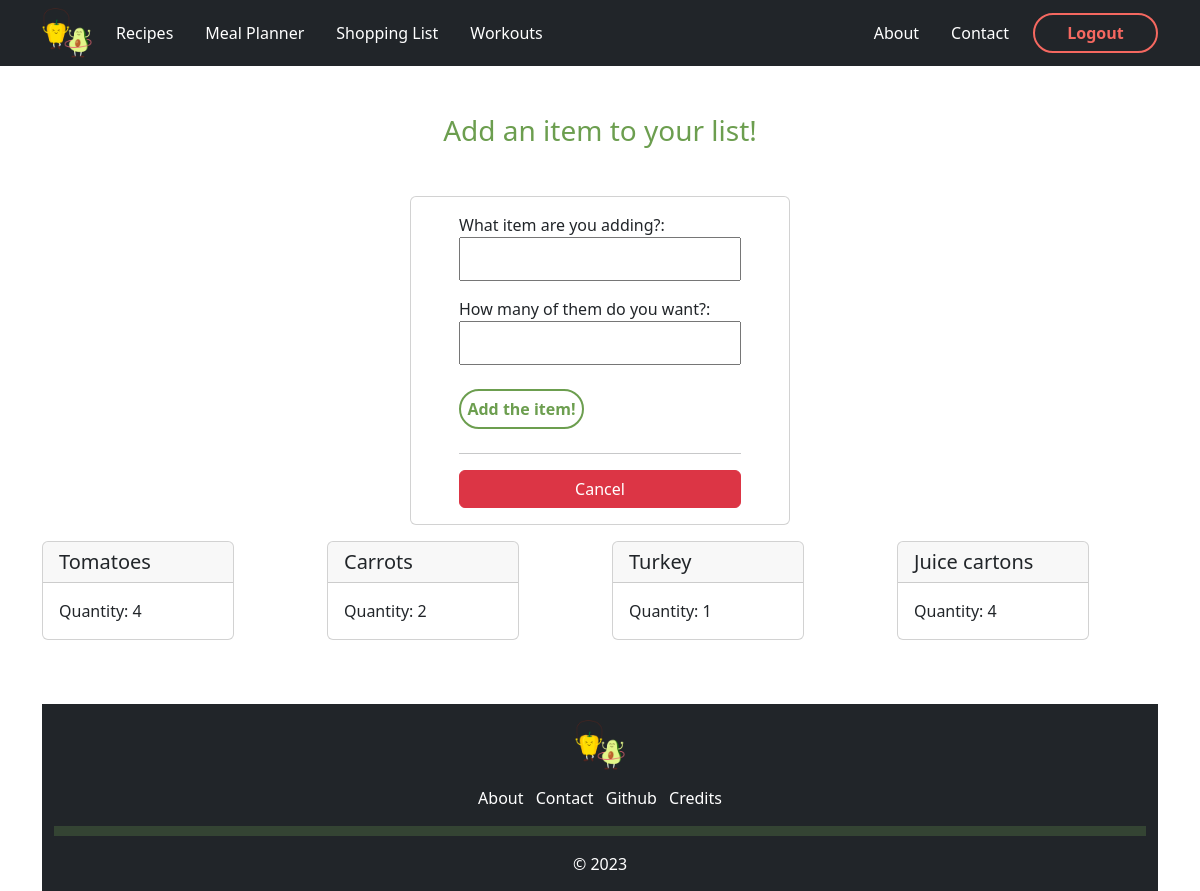
The app's page /addShoppingItem (signed in) with its own data.
### app/models.py (models this page shows, shortened)
class ShoppingList(db.Model):
    item_id = db.Column(db.Integer, nullable = False, primary_key = True)
    user_id = db.Column(db.Integer, db.ForeignKey('user.id'), nullable=False)
    name = db.Column(db.String(255), nullable = False)
    quantity = db.Column(db.Integer, nullable = False)
    date_added = db.Column(db.DateTime, nullable = False, default = datetime.utcnow)

### app/routes.py (the view, shortened to what this page needs)
@app.route('/addShoppingItem', methods=["GET", "POST"])
@login_required
def addItem():
    print(current_user.id)
    title = "Add shopping item"
    css_file = 'shopping.css'
    form = shopping_form()
    shoplist = ShoppingList.query.filter_by(user_id=current_user.id).all()
    return render_template("additem.html", title = title, css_file = css_file, form=form, shoplist=shoplist)

### app/forms.py
class shopping_form(FlaskForm):
    name = StringField("What item are you adding?:", validators=[DataRequired()])
    quantity = IntegerField("How many of them do you want?:", validators=[DataRequired()])
    submit = SubmitField("Add the item!")

### app/models.py (called while the page is built)
@login_manager.user_loader
def load_user(user_id):
    return User.query.get(user_id)

### app/templates/additem.html (shortened to what this page needs)
{% extends "base.html" %}
{% block content %}
<div class="container-sm">
    <div class="text-center my-5 green-font">
        <h3>Add an item to your list!</h3>
    </div>
    <div>
        {% if shoplist|length < 1 %}
            <div class="container-fluid">
                <div class="row my-5 justify-content-around align-items-start">
                    <div class="card col-xl-4 col-lg-5 col-md-6 col-sm-8 py-5 px-5">
                        <form method="POST">
                            {{ form.hidden_tag() }}
                            {{ form.name.label }}
                            {{ form.name(class="col-12 mb-3 p-2") }}
                            {{ form.quantity.label }}
                            {{ form.quantity(class="col-12 mb-3 p-2") }}
                            {{ form.submit(class="green-btn my-2")}}
                            <hr>
                        </form>
                        <a class="btn btn-danger" href="{{ url_for('shopping') }}">Cancel</a>
                    </div>
                    <div class="card col-xl-4 col-lg-5 col-md-6 col-sm-8 py-5 px-5>
                        <h4 style="text-align: center">You currently have no items in your list!</h4>
                    </div>
                </div>
            </div>
        {% else %}
        <div class="row my-5 justify-content-around align-items-start">
            <div class="card col-xl-4 col-lg-5 col-md-6 col-sm-8 py-3 px-5">
                <form method="POST">
                    {{ form.name.label }}
                    {{ form.name(class="col-12 mb-3 p-2") }}
                    {{ form.quantity.label }}
                    {{ form.quantity(class="col-12 mb-3 p-2") }}
                    {{ form.submit(class="green-btn my-2")}}
                    <hr>
                </form>
                <a class="btn btn-danger" href="{{ url_for('shopping') }}">Cancel</a>
            </div>
            <div class="container pt-3">
                <div class="row">
                    {% for item in shoplist %}
                    <div class="col pb-3">
                        <div class="card" style="width: 12rem;">
                            <h5 class="card-header">{{ item.name }}</h5>
                            <div class="card-body">
                                <p class="card-text">Quantity: {{ item.quantity }}</p>
                            </div>
                        </div>
                    </div>
                    {% endfor %}
                </div>
            </div>
        {% endif %}
    </div>
</div>
{% endblock %}

### app/static/css/shopping.css (style rules this page uses)
.green-btn { color: #6C9E4F; background-color: inherit; font-weight: bold; width: 125px; height: 40px; border: 2px solid #6C9E4F; border-radius: 30px; }
.green-font { color: #6C9E4F }

### records on screen
ShoppingList: name "Tomatoes", quantity "4"
ShoppingList: name "Carrots", quantity "2"
ShoppingList: name "Turkey", quantity "1"
ShoppingList: name "Juice cartons", quantity "4"
